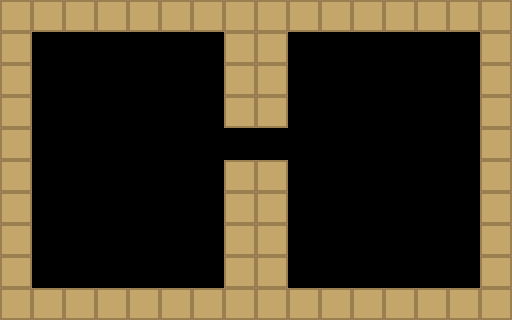

This game map was drawn from its Tiled (.tmx) file and the tilesets committed beside it. A one-line description and the full map source follow:
An orthogonal 16x10 tile map with 32x32 px tiles, 2 tile layers (Background, Collision) and 3 objects (spawn, goal, pushable).

<map version="1.10" tiledversion="1.10.2" orientation="orthogonal" renderorder="right-down" width="16" height="10" tilewidth="32" tileheight="32" infinite="0" nextlayerid="5" nextobjectid="5">
 <tileset firstgid="1" name="puzzle" tilewidth="32" tileheight="32" tilecount="100" columns="10">
  <image source="puzzle_tiles.png" width="320" height="320" />
 </tileset>
 <layer id="1" name="Background" width="16" height="10">
  <data encoding="csv">
1,1,1,1,1,1,1,1,1,1,1,1,1,1,1,1,
1,1,1,1,1,1,1,1,1,1,1,1,1,1,1,1,
1,1,1,1,1,1,1,1,1,1,1,1,1,1,1,1,
1,1,1,1,1,1,1,1,1,1,1,1,1,1,1,1,
1,1,1,1,1,1,1,1,1,1,1,1,1,1,1,1,
1,1,1,1,1,1,1,1,1,1,1,1,1,1,1,1,
1,1,1,1,1,1,1,1,1,1,1,1,1,1,1,1,
1,1,1,1,1,1,1,1,1,1,1,1,1,1,1,1,
1,1,1,1,1,1,1,1,1,1,1,1,1,1,1,1,
1,1,1,1,1,1,1,1,1,1,1,1,1,1,1,1
</data>
 </layer>
 <layer id="2" name="Collision" width="16" height="10">
  <data encoding="csv">
2,2,2,2,2,2,2,2,2,2,2,2,2,2,2,2,
2,0,0,0,0,0,0,2,2,0,0,0,0,0,0,2,
2,0,0,0,0,0,0,2,2,0,0,0,0,0,0,2,
2,0,0,0,0,0,0,2,2,0,0,0,0,0,0,2,
2,0,0,0,0,0,0,0,0,0,0,0,0,0,0,2,
2,0,0,0,0,0,0,2,2,0,0,0,0,0,0,2,
2,0,0,0,0,0,0,2,2,0,0,0,0,0,0,2,
2,0,0,0,0,0,0,2,2,0,0,0,0,0,0,2,
2,0,0,0,0,0,0,2,2,0,0,0,0,0,0,2,
2,2,2,2,2,2,2,2,2,2,2,2,2,2,2,2
</data>
 </layer>
 <objectgroup id="3" name="Objects">
  <object id="1" name="player_spawn" type="spawn" x="96" y="160">
   <point />
  </object>
  <object id="2" name="goal" type="goal" x="416" y="160" width="32" height="32" />
  <object id="3" name="pushable" type="pushable" x="224" y="128" width="32" height="32">
   <properties>
    <property name="tile_id" type="int" value="3" />
   </properties>
  </object>
 </objectgroup>
</map>